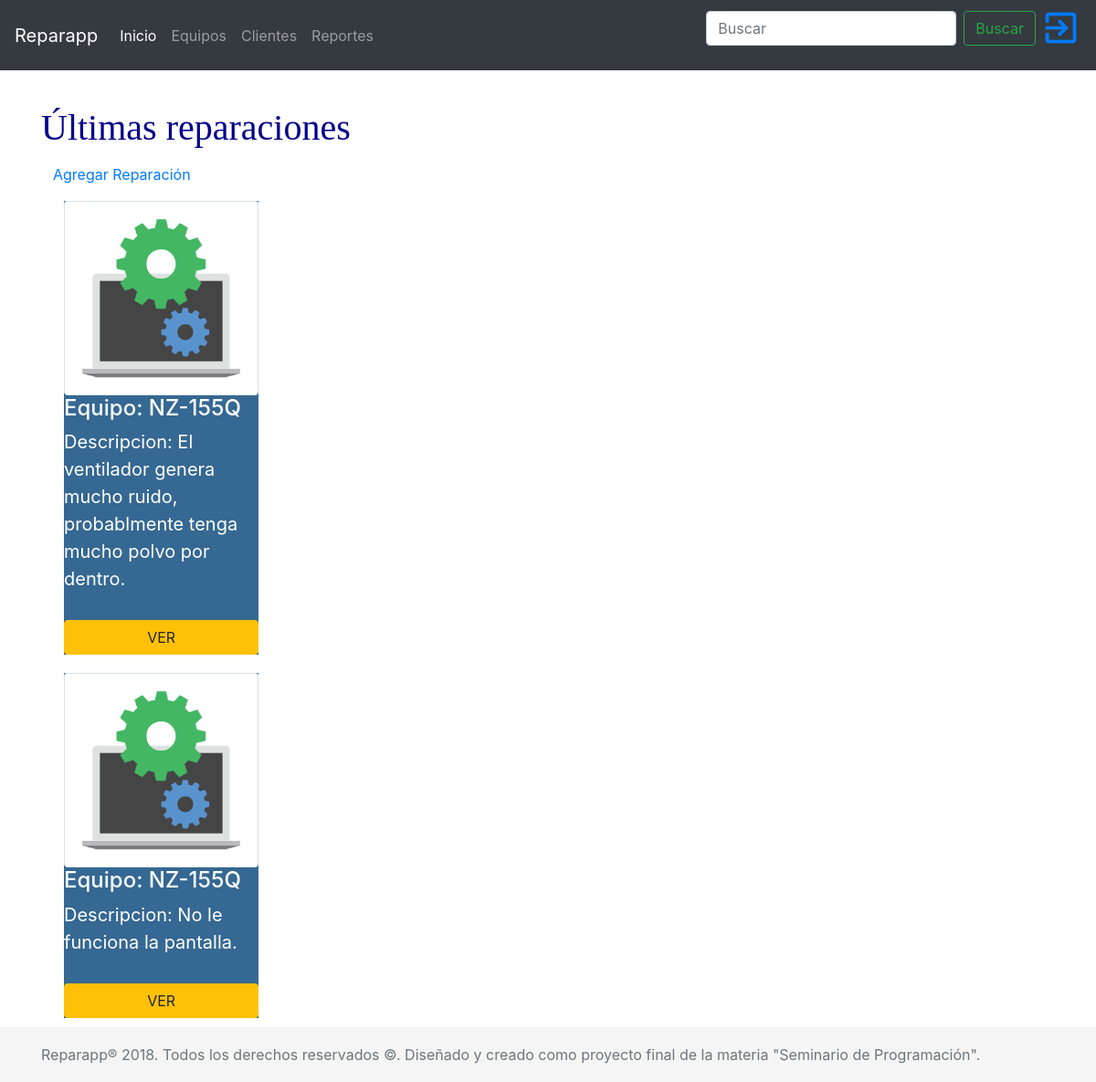
Before: /index/ with the older database file.
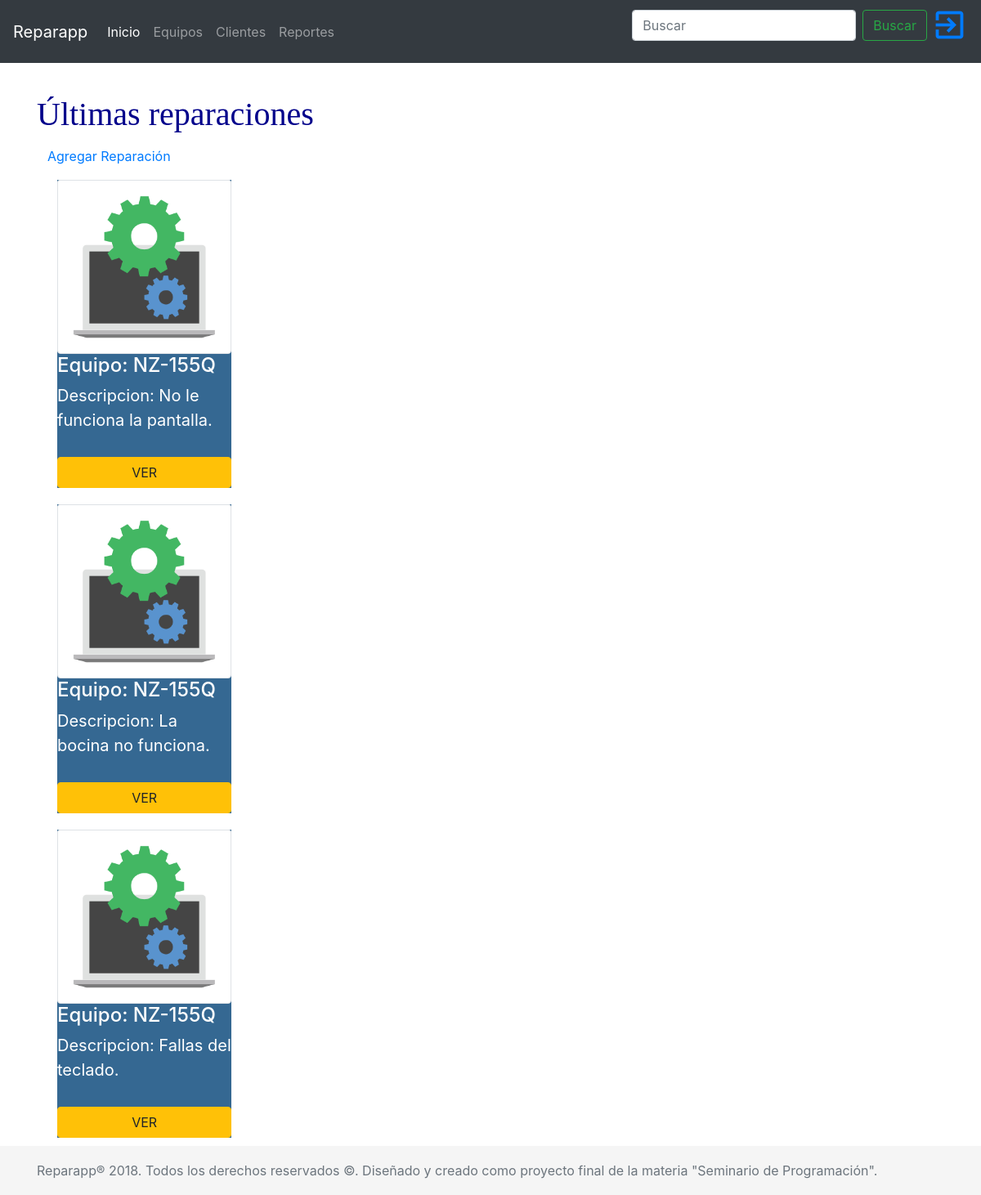
After: the same page with the newer database file.
### reparapp/models.py (models this page shows, shortened)
class Reparacion(models.Model):
    empleado = models.ForeignKey('auth.User', on_delete=models.CASCADE)
    equipo = models.ForeignKey('Equipo', on_delete=models.CASCADE)
    descripcion = models.CharField(max_length=200)
    fecha_llegada = models.DateField(auto_now_add=True)
    fecha_salida = models.DateField(blank=True, null=True)
    completada = models.BooleanField()

class Equipo(models.Model):
    SISTEMAS_OPERATIVOS = (
        ('W10', 'Windows 10'),
        ('W8', 'Windows 8'),
        ('W7', 'Windows 7'),
        ('WV', 'Windows Vista'),
        ('WXP', 'Windows XP'),
        ('LINUX', 'LINUX'),
        ('OS', 'Mac OS'),
        ('UNIX', 'UNIX'),
        ('WV', 'Windows Vista'),
        ('O', 'Otro'),
    )
    INDEFINIDO = 'INDEFINIDO'
    cliente = models.ForeignKey('Cliente', on_delete=models.CASCADE)
    marca = models.CharField(max_length=30)
    modelo = models.CharField(max_length=30)
    sistema_operativo = models.CharField(
        max_length=10,
        choices=SISTEMAS_OPERATIVOS,
        default=INDEFINIDO,
    )

### reparapp/views.py (the view)
# urls.py: re_path(r'^index/$', views.index, name='index'),
def index(request):
    reparaciones = Reparacion.objects.order_by('fecha_llegada')
    return render(request, 'reparapp/index.html', {'reparaciones': reparaciones})

### reparapp/templates/reparapp/index.html (shortened to what this page needs)
{% extends 'reparapp/base.html' %}
{% load staticfiles %}
{% block content %}
<h1>Últimas reparaciones</h1>
<a class="btn btn-default pull-right" href="{% url 'reparacion_new'%}">
    <span class="glyphicon glyphicon-plus">Agregar Reparación</span>
</a>
    {% for reparacion in reparaciones %}
        <div class="container">
            <div class="row">
                <div class="col-md-4" style="width: 18rem; margin: 10px; ;font-size: 20px;">
                    <div class="thumbnail" style="background-color: #356892; ">
                        <img class="card-img-top img-thumbnail" src="{% static 'css/laptop.png' %}" style="font-size: 5px;" alt="Card image cap"
                            style="padding: 20px">
                        <div class="caption" style=" color: white">
                            <h4 class="">Equipo: {{reparacion.equipo.modelo}}</h4>
                            <p>Descripcion: {{reparacion.descripcion}}</p>
                            <a href="" class="btn btn-default btn-xs pull-right" role="button">
                            </a>
                            <a href="{% url 'reparacion_detail' pk=reparacion.pk %}" class="btn btn-warning btn-xs btn-block" role="button">VER</a>
                        </div>
                    </div>
                </div>
            </div>
        </div>
    {% endfor %}
{% endblock %}

### reparapp/templates/reparapp/base.html (shortened to what this page needs)
{% load staticfiles %}
<html>
<head>
    <link rel="stylesheet" href="https://stackpath.bootstrapcdn.com/bootstrap/4.1.0/css/bootstrap.min.css"
>
    <link rel="stylesheet" href="{% static 'css/reparapp.css' %}">
</head>
<body>
     <header>
        <nav class="navbar navbar-expand-md navbar-dark fixed-top bg-dark">
            <a class="navbar-brand" href="/index/">Reparapp</a>
            <div class="collapse navbar-collapse" id="navbarCollapse">
                <ul class="navbar-nav mr-auto">
                    <li class="nav-item active">
                        <a class="nav-link" href="/index/">Inicio
                        </a>
                    </li>
                    <li class="nav-item">
                        <a class="nav-link" href="{% url 'equipo_list'%}">Equipos</a>
                    </li>
                    <li class="nav-item">
                            <a class="nav-link" href="{% url 'cliente_list'%}">Clientes</a>
                        </li>
                    <li class="nav-item dropdown">
                        <a class="nav-link">Reportes</a>
                      </li>
                </ul>
                <form class="form-inline mt-2 mt-md-0">
                    <input class="form-control mr-sm-2" type="text" placeholder="Buscar" aria-label="Search">
                    <button class="btn btn-outline-success my-2 my-sm-0" type="submit">Buscar</button>
                    <a href="{% url 'logout' %}" ><i class="material-icons" style="font-size: 45px; margin-left: 5px;" data-toggle="tooltip" title="Cerrar sesion">exit_to_app</i></a>
                </form>
            </div>
        </nav>
    </header>
    <div class="page-header">
        <h1>
            <a href="/">Reparapp</a>
        </h1>
    </div>
    <div class="content container">
        <div class="row">
            <div class="col-md-8">
                {% block content %} {% endblock %}
            </div>
        </div>
    </div>
    <footer class="footer">
        <div class="container">
            <span class="text-muted">Reparapp&reg; 2018. Todos los derechos reservados &copy;. Diseñado y creado como proyecto final de la materia "Seminario de Programación".</span>
        </div>
    </footer>
</body>
</html>

### reparapp/static/css/reparapp.css (style rules this page uses)
h1 a { color: darkblue; font-family: 'Slabo 27px', serif; }
h1 { color: darkblue; font-family: 'Slabo 27px', serif; }
html { position: relative; min-height: 100%; }
body { margin-bottom: 60px; }
.footer { position: absolute; bottom: 0; width: 100%; height: 60px; line-height: 60px; background-color: #f5f5f5; }
.material-icons { font-family: 'Material Icons'; font-weight: normal; font-style: normal; font-size: 45px; display: inline-block; line-height: 1; text-transform: none; letter-spacing: normal; word-wrap: normal; white-space: nowrap; direction: ltr; -webkit-font-smoothing: antialiased; text-rendering: optimizeLegibility; -moz-osx-font-smoothing: grayscale; font-feature-settings: 'liga'; }

### reparapp/templates/reparapp/base.html (style rules this page uses)
body>.container { padding-top: 60px; }

Changed rows visible on the page:
removed Reparacion: equipo.modelo "NZ-155Q", descripcion "El ventilador genera mucho ruido, probablmente tenga mucho polvo por dentro."
added Reparacion: equipo.modelo "NZ-155Q", descripcion "La bocina no funciona."
added Reparacion: equipo.modelo "NZ-155Q", descripcion "Fallas del teclado."
